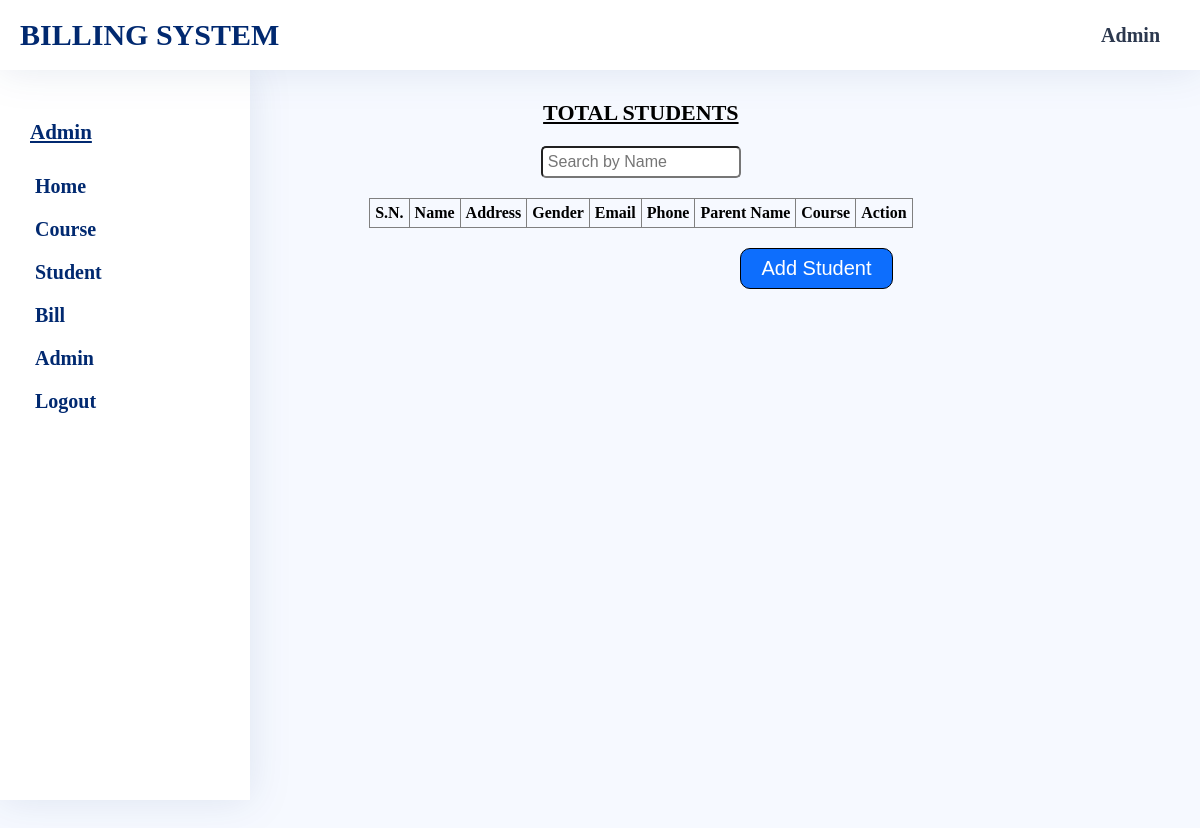
Before: /admin/student-list.php (signed in) with the older database file.
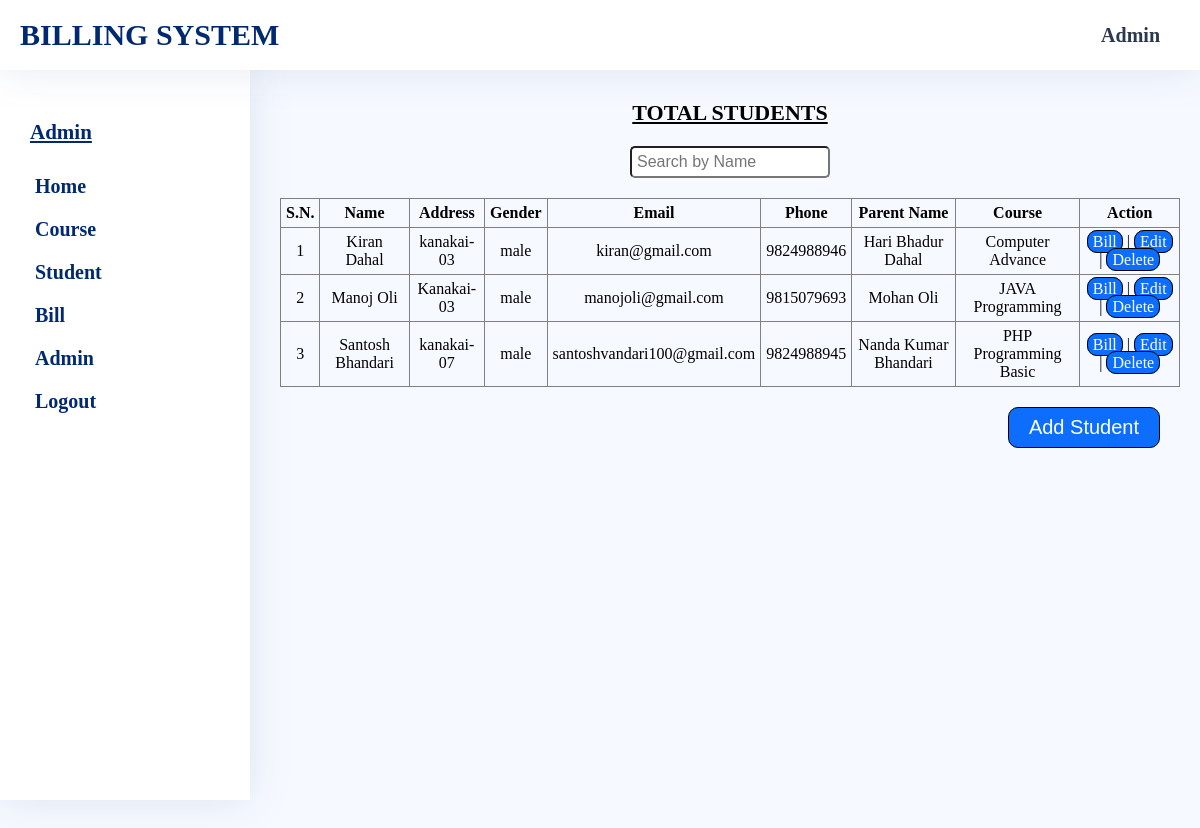
After: the same page with the newer database file.
### tables this page shows
CREATE TABLE `StudentInfo` (
  `phone` varchar(15) NOT NULL,
  `name` varchar(50) NOT NULL,
  `address` varchar(50) NOT NULL,
  `email` varchar(100) DEFAULT NULL,
  `gender` varchar(10) NOT NULL,
  `parentname` varchar(50) NOT NULL,
  `cid` varchar(15) NOT NULL
);

CREATE TABLE `CourseInfo` (
  `cid` varchar(15) NOT NULL,
  `cname` varchar(200) NOT NULL,
  `price` decimal(10,2) NOT NULL
);

### admin/student-list.php (the view, shortened to what this page needs)
<?php
    include_once "head.php";
?>
    <link rel="stylesheet" href="../assets/css/admin/common-style.css">
    <link rel="stylesheet" href="../assets/css/admin/student-list.css">
    <link rel="stylesheet" href="../assets/css/admin/ButtonDesign.css">
    <link rel="stylesheet" href="../assets/css/admin/message.css"/>
<?php
    include_once "sidebar.php";
?>
        <section class="student-list-container main-container">
            <div class="student-list">
                <h3>Total Students</h3>
                    <div class="search-option">
                        <div class="form">
                            <input type="text" name="name" id="namesearch" placeholder="Search by Name" />
                        </div>
                    </div>
                <table border="1">
                    <thead>
                        <tr>
                            <th>S.N.</th>
                            <th>Name</th>
                            <th>Address</th>
                            <th>Gender</th>
                            <th>Email</th>
                            <th>Phone</th>
                            <th>Parent Name</th>
                            <th>Course</th>
                            <th>Action</th>
                        </tr>
                    </thead>
                    <tbody>
                        <?php
                            $read = "SELECT * FROM StudentInfo,CourseInfo WHERE StudentInfo.cid=CourseInfo.cid ORDER BY StudentInfo.name;";
                            if ($result=$con->query($read)) {
                                $num=0;
                                while ($row=$result->fetch_assoc()){
                                    $num++;
                                    $disp="<tr><td>$num</td>
                                    <td>".$row['name']."</td>
                                    <td>".$row['address']."</td>
                                    <td>".$row['gender']."</td>
                                    <td>".$row['email']."</td>
                                    <td>".$row['phone']."</td>
                                    <td>".$row['parentname']."</td>
                                    <td>".$row['cname']."</td>
                                    <td><a href='student-bill.php?phone=".$row['phone']."'>Bill</a> | <a href='edit-student.php?phone=".$row['phone']."'>Edit</a> | <a href='delete-student.php?phone=".$row['phone']."' onclick='return Check()'>Delete</a></td>";
                                    echo $disp;
                                }
                            }else{
                                echo "Error";
                            }
                        ?>
                    </tbody>
                </table>
                <div class="btn-wrapper">
                    <button><a href="add-student.php">Add Student</a></button>
                </div>
            </div>
        </section>
    </main>
</body>
</html>

Changed rows visible on the page:
added studentinfo: name "Kiran Dahal", address "kanakai-03", gender "male", email "kiran@gmail.com", phone "9824988946", parentname "Hari Bhadur Dahal", cid.cname "Computer Advance"
added studentinfo: name "Manoj Oli", address "Kanakai-03", gender "male", email "manojoli@gmail.com", phone "9815079693", parentname "Mohan Oli", cid.cname "JAVA Programming"
now on this page (row edited): studentinfo: name "Santosh Bhandari", address "kanakai-07", gender "male", email "santoshvandari100@gmail.com", phone "9824988945", parentname "Nanda Kumar Bhandari", cid.cname "PHP Programming Basic"
